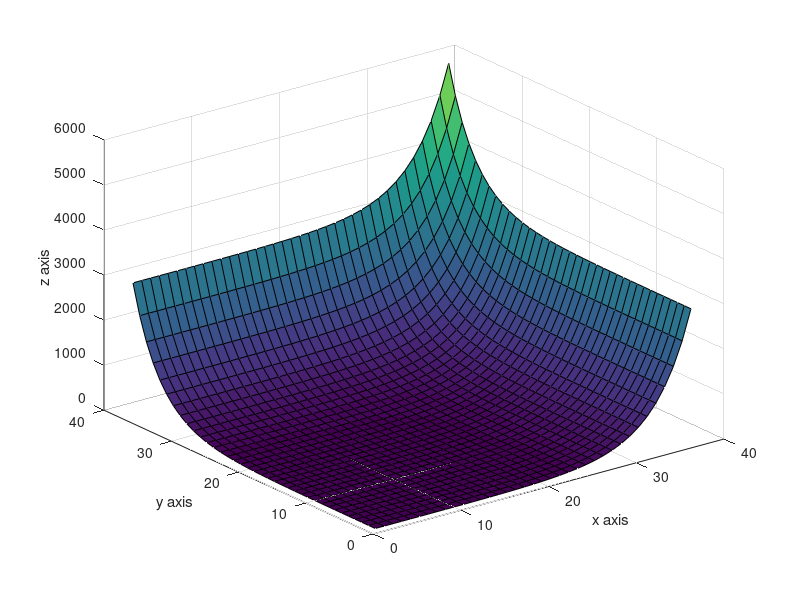

Here is the MATLAB script that generated this plot:
%Program to plot e^x + e^y
[X,Y] = meshgrid(-1:0.25:8,-1:0.25:8);
f = exp(X) + exp(Y)
surf(f);
xlabel(' x axis ')
ylabel(' y axis ')
zlabel(' z axis ')
